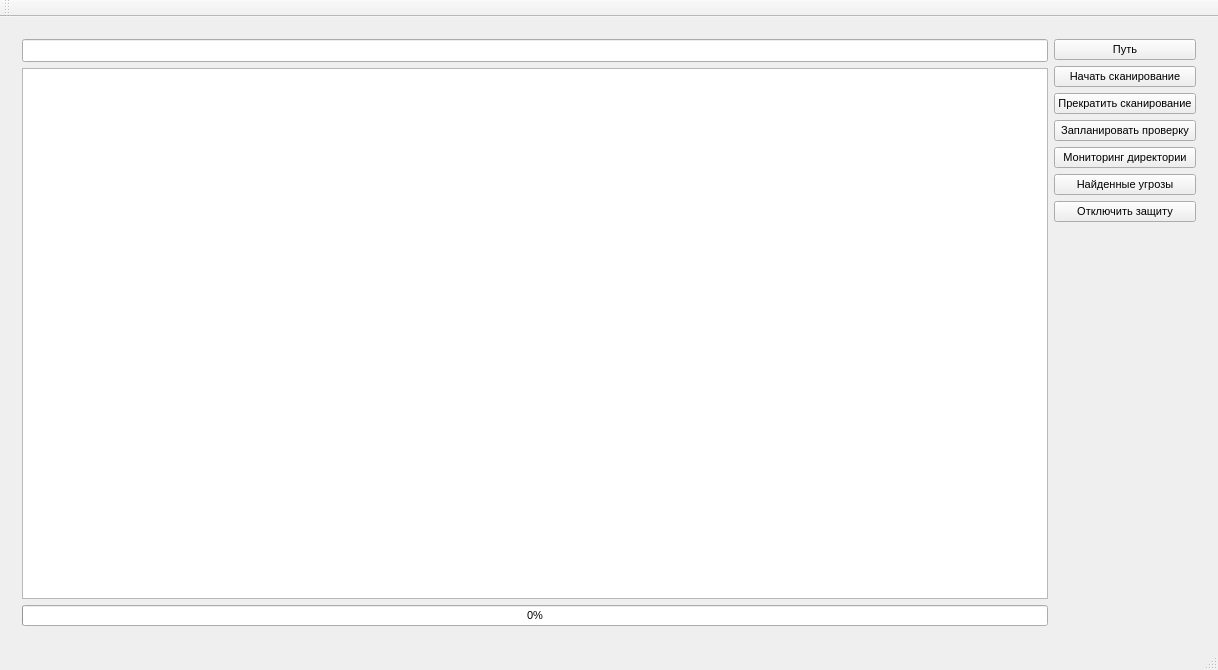
<?xml version="1.0" encoding="UTF-8"?>
<ui version="4.0">
 <class>ClientClass</class>
 <widget class="QMainWindow" name="ClientClass">
  <property name="geometry">
   <rect>
    <x>0</x>
    <y>0</y>
    <width>1218</width>
    <height>670</height>
   </rect>
  </property>
  <property name="sizePolicy">
   <sizepolicy hsizetype="Preferred" vsizetype="Preferred">
    <horstretch>0</horstretch>
    <verstretch>0</verstretch>
   </sizepolicy>
  </property>
  <property name="minimumSize">
   <size>
    <width>0</width>
    <height>0</height>
   </size>
  </property>
  <property name="maximumSize">
   <size>
    <width>16777215</width>
    <height>16777215</height>
   </size>
  </property>
  <property name="font">
   <font>
    <pointsize>8</pointsize>
   </font>
  </property>
  <property name="windowTitle">
   <string>Client</string>
  </property>
  <widget class="QWidget" name="centralWidget">
   <layout class="QGridLayout" name="gridLayout">
    <item row="0" column="0">
     <widget class="QStackedWidget" name="stackedWidget">
      <property name="currentIndex">
       <number>0</number>
      </property>
      <widget class="QWidget" name="page">
       <layout class="QGridLayout" name="gridLayout_2">
        <item row="0" column="0">
         <widget class="QLineEdit" name="pathLineEdit">
          <property name="font">
           <font>
            <pointsize>10</pointsize>
           </font>
          </property>
         </widget>
        </item>
        <item row="0" column="1" rowspan="2">
         <layout class="QGridLayout" name="gridLayout_6">
          <item row="7" column="0">
           <widget class="QPushButton" name="shutDownButton">
            <property name="sizePolicy">
             <sizepolicy hsizetype="Minimum" vsizetype="Fixed">
              <horstretch>0</horstretch>
              <verstretch>0</verstretch>
             </sizepolicy>
            </property>
            <property name="styleSheet">
             <string notr="true"/>
            </property>
            <property name="text">
             <string>Отключить защиту</string>
            </property>
           </widget>
          </item>
          <item row="1" column="0">
           <widget class="QPushButton" name="scanButton">
            <property name="sizePolicy">
             <sizepolicy hsizetype="Minimum" vsizetype="Fixed">
              <horstretch>0</horstretch>
              <verstretch>0</verstretch>
             </sizepolicy>
            </property>
            <property name="font">
             <font>
              <pointsize>8</pointsize>
             </font>
            </property>
            <property name="text">
             <string>Начать сканирование</string>
            </property>
           </widget>
          </item>
          <item row="6" column="0">
           <widget class="QPushButton" name="reportButton">
            <property name="sizePolicy">
             <sizepolicy hsizetype="Minimum" vsizetype="Fixed">
              <horstretch>0</horstretch>
              <verstretch>0</verstretch>
             </sizepolicy>
            </property>
            <property name="text">
             <string>Найденные угрозы</string>
            </property>
           </widget>
          </item>
          <item row="4" column="0">
           <widget class="QPushButton" name="schedulePageButton">
            <property name="sizePolicy">
             <sizepolicy hsizetype="Minimum" vsizetype="Fixed">
              <horstretch>0</horstretch>
              <verstretch>0</verstretch>
             </sizepolicy>
            </property>
            <property name="text">
             <string>Запланировать проверку</string>
            </property>
           </widget>
          </item>
          <item row="5" column="0">
           <widget class="QPushButton" name="monitorPageButton">
            <property name="sizePolicy">
             <sizepolicy hsizetype="Minimum" vsizetype="Fixed">
              <horstretch>0</horstretch>
              <verstretch>0</verstretch>
             </sizepolicy>
            </property>
            <property name="text">
             <string>Мониторинг директории</string>
            </property>
           </widget>
          </item>
          <item row="3" column="0">
           <widget class="QPushButton" name="stopScanButton">
            <property name="sizePolicy">
             <sizepolicy hsizetype="Minimum" vsizetype="Fixed">
              <horstretch>0</horstretch>
              <verstretch>0</verstretch>
             </sizepolicy>
            </property>
            <property name="font">
             <font>
              <pointsize>8</pointsize>
             </font>
            </property>
            <property name="text">
             <string>Прекратить сканирование</string>
            </property>
           </widget>
          </item>
          <item row="0" column="0">
           <widget class="QPushButton" name="browseButton">
            <property name="text">
             <string>Путь</string>
            </property>
           </widget>
          </item>
          <item row="8" column="0">
           <spacer name="verticalSpacer">
            <property name="orientation">
             <enum>Qt::Vertical</enum>
            </property>
            <property name="sizeHint" stdset="0">
             <size>
              <width>20</width>
              <height>40</height>
             </size>
            </property>
           </spacer>
          </item>
         </layout>
        </item>
        <item row="1" column="0">
         <widget class="QTextEdit" name="reportTextEdit">
          <property name="font">
           <font>
            <pointsize>10</pointsize>
           </font>
          </property>
         </widget>
        </item>
        <item row="2" column="0">
         <widget class="QProgressBar" name="scanProgressBar">
          <property name="value">
           <number>0</number>
          </property>
         </widget>
        </item>
       </layout>
      </widget>
      <widget class="QWidget" name="page_2">
       <layout class="QGridLayout" name="gridLayout_3">
        <item row="0" column="0">
         <layout class="QHBoxLayout" name="horizontalLayout_2">
          <item>
           <widget class="QPushButton" name="backButton">
            <property name="text">
             <string>Назад</string>
            </property>
           </widget>
          </item>
          <item>
           <spacer name="horizontalSpacer_2">
            <property name="orientation">
             <enum>Qt::Horizontal</enum>
            </property>
            <property name="sizeHint" stdset="0">
             <size>
              <width>40</width>
              <height>20</height>
             </size>
            </property>
           </spacer>
          </item>
         </layout>
        </item>
        <item row="1" column="0">
         <widget class="QListWidget" name="threatList">
          <property name="font">
           <font>
            <pointsize>11</pointsize>
           </font>
          </property>
         </widget>
        </item>
        <item row="1" column="1">
         <layout class="QVBoxLayout" name="verticalLayout">
          <item>
           <widget class="QPushButton" name="deleteButton">
            <property name="sizePolicy">
             <sizepolicy hsizetype="Minimum" vsizetype="Fixed">
              <horstretch>0</horstretch>
              <verstretch>0</verstretch>
             </sizepolicy>
            </property>
            <property name="text">
             <string>Удалить файл</string>
            </property>
           </widget>
          </item>
          <item>
           <widget class="QPushButton" name="quarantineButton">
            <property name="sizePolicy">
             <sizepolicy hsizetype="Minimum" vsizetype="Fixed">
              <horstretch>0</horstretch>
              <verstretch>0</verstretch>
             </sizepolicy>
            </property>
            <property name="text">
             <string>Карантин</string>
            </property>
           </widget>
          </item>
          <item>
           <widget class="QPushButton" name="unQuarantineButton">
            <property name="sizePolicy">
             <sizepolicy hsizetype="Minimum" vsizetype="Fixed">
              <horstretch>0</horstretch>
              <verstretch>0</verstretch>
             </sizepolicy>
            </property>
            <property name="text">
             <string>Убрать из карантина</string>
            </property>
           </widget>
          </item>
          <item>
           <spacer name="verticalSpacer_2">
            <property name="orientation">
             <enum>Qt::Vertical</enum>
            </property>
            <property name="sizeHint" stdset="0">
             <size>
              <width>20</width>
              <height>40</height>
             </size>
            </property>
           </spacer>
          </item>
         </layout>
        </item>
       </layout>
      </widget>
      <widget class="QWidget" name="page_3">
       <layout class="QGridLayout" name="gridLayout_4">
        <item row="0" column="0">
         <layout class="QHBoxLayout" name="horizontalLayout">
          <item>
           <widget class="QPushButton" name="monitorBackButton">
            <property name="text">
             <string>Назад</string>
            </property>
           </widget>
          </item>
          <item>
           <spacer name="horizontalSpacer">
            <property name="orientation">
             <enum>Qt::Horizontal</enum>
            </property>
            <property name="sizeHint" stdset="0">
             <size>
              <width>40</width>
              <height>20</height>
             </size>
            </property>
           </spacer>
          </item>
         </layout>
        </item>
        <item row="1" column="0">
         <widget class="QLineEdit" name="monitorPathEdit">
          <property name="font">
           <font>
            <pointsize>10</pointsize>
           </font>
          </property>
         </widget>
        </item>
        <item row="1" column="1" rowspan="2">
         <layout class="QVBoxLayout" name="verticalLayout_3">
          <item>
           <widget class="QPushButton" name="monitorBrowseButton">
            <property name="text">
             <string>Путь</string>
            </property>
           </widget>
          </item>
          <item>
           <widget class="QPushButton" name="monitorButton">
            <property name="text">
             <string>Начать мониторинг</string>
            </property>
           </widget>
          </item>
          <item>
           <widget class="QPushButton" name="stopMonitorButton">
            <property name="text">
             <string>Прекратить мониторинг</string>
            </property>
           </widget>
          </item>
          <item>
           <spacer name="verticalSpacer_3">
            <property name="orientation">
             <enum>Qt::Vertical</enum>
            </property>
            <property name="sizeHint" stdset="0">
             <size>
              <width>20</width>
              <height>40</height>
             </size>
            </property>
           </spacer>
          </item>
         </layout>
        </item>
        <item row="2" column="0">
         <widget class="QTableWidget" name="monitorTable">
          <column>
           <property name="text">
            <string>Путь</string>
           </property>
          </column>
         </widget>
        </item>
       </layout>
      </widget>
      <widget class="QWidget" name="page_4">
       <layout class="QGridLayout" name="gridLayout_5">
        <item row="0" column="0">
         <layout class="QHBoxLayout" name="horizontalLayout_4">
          <item>
           <widget class="QPushButton" name="scheduleBackButton">
            <property name="text">
             <string>Назад</string>
            </property>
           </widget>
          </item>
          <item>
           <spacer name="horizontalSpacer_3">
            <property name="orientation">
             <enum>Qt::Horizontal</enum>
            </property>
            <property name="sizeHint" stdset="0">
             <size>
              <width>40</width>
              <height>20</height>
             </size>
            </property>
           </spacer>
          </item>
         </layout>
        </item>
        <item row="1" column="0">
         <widget class="QLineEdit" name="schedulePathEdit">
          <property name="font">
           <font>
            <pointsize>10</pointsize>
           </font>
          </property>
         </widget>
        </item>
        <item row="1" column="1" rowspan="2">
         <layout class="QVBoxLayout" name="verticalLayout_4">
          <item>
           <widget class="QPushButton" name="scheduleBrowseButton">
            <property name="text">
             <string>Путь</string>
            </property>
           </widget>
          </item>
          <item>
           <widget class="QTimeEdit" name="scheduleTimeEdit"/>
          </item>
          <item>
           <widget class="QPushButton" name="scheduleScanButton">
            <property name="text">
             <string>Запланировать</string>
            </property>
           </widget>
          </item>
          <item>
           <widget class="QPushButton" name="cancelScheduleScanButton">
            <property name="text">
             <string>Отменить</string>
            </property>
           </widget>
          </item>
          <item>
           <spacer name="verticalSpacer_4">
            <property name="orientation">
             <enum>Qt::Vertical</enum>
            </property>
            <property name="sizeHint" stdset="0">
             <size>
              <width>20</width>
              <height>40</height>
             </size>
            </property>
           </spacer>
          </item>
         </layout>
        </item>
        <item row="2" column="0">
         <widget class="QTableWidget" name="scheduleScanTable">
          <column>
           <property name="text">
            <string>Путь</string>
           </property>
          </column>
          <column>
           <property name="text">
            <string>Время</string>
           </property>
          </column>
         </widget>
        </item>
       </layout>
      </widget>
     </widget>
    </item>
   </layout>
  </widget>
  <widget class="QMenuBar" name="menuBar">
   <property name="geometry">
    <rect>
     <x>0</x>
     <y>0</y>
     <width>1218</width>
     <height>23</height>
    </rect>
   </property>
  </widget>
  <widget class="QToolBar" name="mainToolBar">
   <attribute name="toolBarArea">
    <enum>TopToolBarArea</enum>
   </attribute>
   <attribute name="toolBarBreak">
    <bool>false</bool>
   </attribute>
  </widget>
  <widget class="QStatusBar" name="statusBar"/>
 </widget>
 <layoutdefault spacing="6" margin="11"/>
 <resources>
  <include location="Client.qrc"/>
 </resources>
 <connections/>
</ui>
